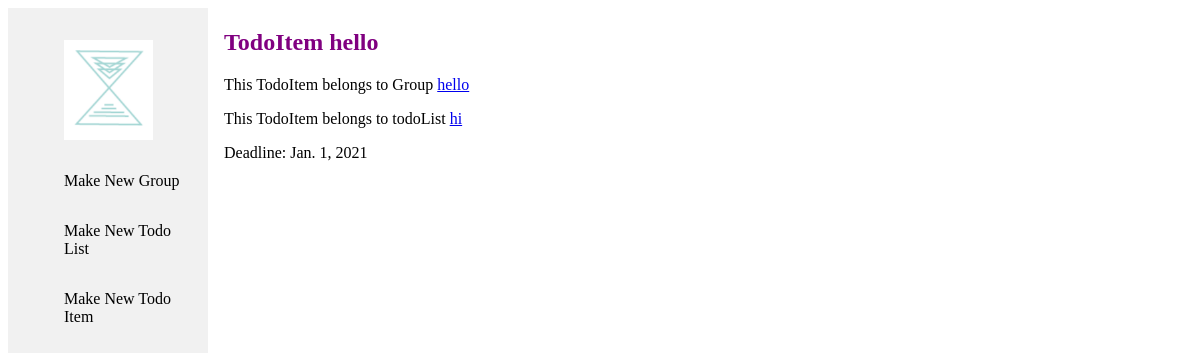
The app's page /hello/hi/hello with its own data.
### calendarApp/models.py (models this page shows, shortened)
class TodoItem(models.Model):
    todoList = models.ForeignKey(TodoList, on_delete=models.CASCADE)
    name = models.CharField(max_length=200)
    completed = models.BooleanField(default=False)
    deadline = models.DateField()

class Group(models.Model):
    name = models.CharField(max_length=200)

class TodoList(models.Model):
    group = models.ForeignKey(Group, on_delete=models.CASCADE)
    name = models.CharField(max_length=200)

### calendarApp/views.py (the view)
# urls.py: path("<str:group>/<str:todoList>/<str:todoItem>", views.todoItemDetail, name="todoItemDetail"),
def todoItemDetail(request, group, todoList, todoItem):
    group = get_object_or_404(Group, name=group)
    todoList = get_object_or_404(TodoList, name=todoList, group=group)
    todoItem = get_object_or_404(TodoItem, name=todoItem, todoList=todoList)
    return render(request, "todoItemDetail.html", {"group": group, "todoList": todoList, "todoItem": todoItem})

### calendarApp/templates/todoItemDetail.html
{% extends "base_generic.html" %}
{% block content %}
<div class="content">
    <h2>TodoItem <span>{{ todoItem.name }}<span></h2>
        <p>This TodoItem belongs to Group <a href="/{{group.name}}"><span> {{ group.name }}</span></a></p>
        <p>This TodoItem belongs to todoList <a href="/{{group.name}}/{{todoList.name}}"><span> {{ todoList.name }}</span></a> </p>
        <p>Deadline: <span> {{todoItem.deadline}}</span></p>
</div>
{% endblock %}

### calendarApp/static/calendarApp/style.css (style rules this page uses)
h2 { color: purple; }
div.content { margin-left: 200px; padding: 1px 16px; height: 1000px; }

### records on screen
TodoItem: name "hello", deadline "Jan. 1, 2021"
Group: name "hello"
TodoList: name "hi"
